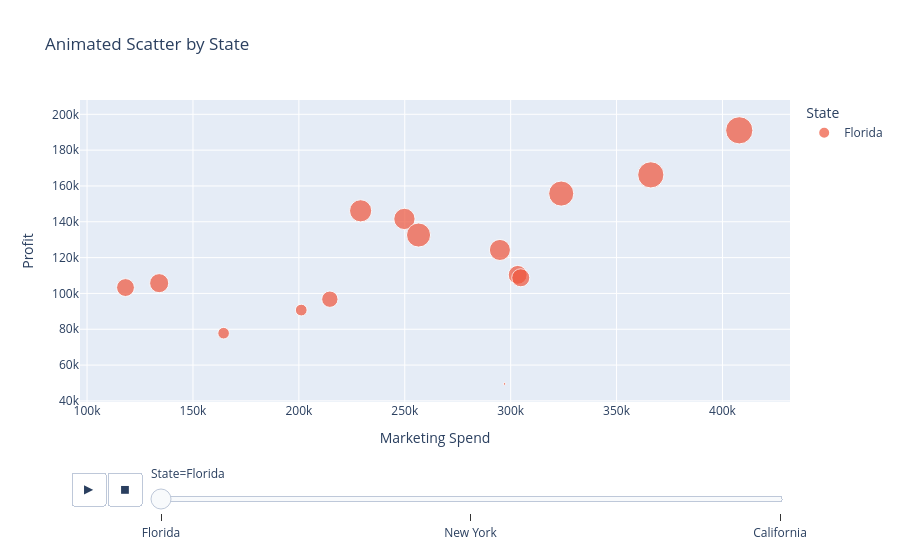

This figure's notebook cell:
### Code cell
# Animated Scatter (Time/Category)
px.scatter(df, x='Marketing Spend', y='Profit', 
           size='R&D Spend', color='State', 
           animation_frame='State',
           title="Animated Scatter by State")
# This code creates an animated scatter plot where each point represents a row in `df`,
#  plotting **Marketing Spend** on the x-axis 
# and **Profit** on the y-axis. 
# The size of each bubble reflects **R&D Spend**, the color differentiates **State**, and the `animation_frame='State'` animates the plot to show changes for each state over frames.

### Figure 1 — Plotly figure (JSON) as saved in the notebook; plotly's stock layout.template omitted (floating-point values rounded to 4 significant figures)
{"data": [{"hovertemplate": "State=Florida<br>Marketing Spend=%{x}<br>Profit=%{y}<br>R&D Spend=%{marker.size}<extra></extra>", "legendgroup": "Florida", "marker": {"color": "#EF553B", "size": [153400.0, 142100.0, 130300.0, 101900.0, 93860.0, 119900.0, 91750.0, 73990.0, 67530.0, 75330.0, 66050.0, 61990.0, 55490.0, 28660.0, 27890.0, 1315.0], "sizemode": "area", "sizeref": 413.4, "symbol": "circle"}, "mode": "markers", "name": "Florida", "orientation": "v", "showlegend": true, "type": "scatter", "x": [407900.0, 366200.0, 323900.0, 229200.0, 249800.0, 256500.0, 294900.0, 303300.0, 304800.0, 134100.0, 118100.0, null, 214600.0, 201100.0, 164500.0, 297100.0], "xaxis": "x", "y": [191100.0, 166200.0, 155800.0, 146100.0, 141600.0, 132600.0, 124300.0, 110400.0, 108700.0, 105700.0, 103300.0, 99940.0, 96780.0, 90710.0, 77800.0, 49490.0], "yaxis": "y"}], "layout": {"legend": {"itemsizing": "constant", "title": {"text": "State"}, "tracegroupgap": 0}, "sliders": [{"active": 0, "currentvalue": {"prefix": "State="}, "len": 0.9, "pad": {"b": 10, "t": 60}, "steps": [{"args": [["Florida"], {"frame": {"duration": 0, "redraw": false}, "fromcurrent": true, "mode": "immediate", "transition": {"duration": 0, "easing": "linear"}}], "label": "Florida", "method": "animate"}, {"args": [["New York"], {"frame": {"duration": 0, "redraw": false}, "fromcurrent": true, "mode": "immediate", "transition": {"duration": 0, "easing": "linear"}}], "label": "New York", "method": "animate"}, {"args": [["California"], {"frame": {"duration": 0, "redraw": false}, "fromcurrent": true, "mode": "immediate", "transition": {"duration": 0, "easing": "linear"}}], "label": "California", "method": "animate"}], "x": 0.1, "xanchor": "left", "y": 0, "yanchor": "top"}], "title": {"text": "Animated Scatter by State"}, "updatemenus": [{"buttons": [{"args": [null, {"frame": {"duration": 500, "redraw": false}, "fromcurrent": true, "mode": "immediate", "transition": {"duration": 500, "easing": "linear"}}], "label": "&#9654;", "method": "animate"}, {"args": [[null], {"frame": {"duration": 0, "redraw": false}, "fromcurrent": true, "mode": "immediate", "transition": {"duration": 0, "easing": "linear"}}], "label": "&#9724;", "method": "animate"}], "direction": "left", "pad": {"r": 10, "t": 70}, "showactive": false, "type": "buttons", "x": 0.1, "xanchor": "right", "y": 0, "yanchor": "top"}], "xaxis": {"anchor": "y", "domain": [0, 1], "title": {"text": "Marketing Spend"}}, "yaxis": {"anchor": "x", "domain": [0, 1], "title": {"text": "Profit"}}}}
